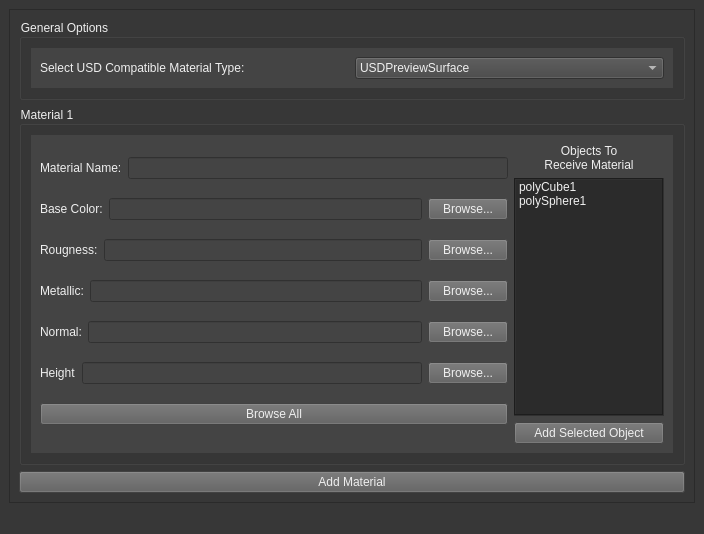
<?xml version="1.0" encoding="UTF-8"?>
<ui version="4.0">
 <class>MainWindow</class>
 <widget class="QMainWindow" name="MainWindow">
  <property name="geometry">
   <rect>
    <x>0</x>
    <y>0</y>
    <width>704</width>
    <height>534</height>
   </rect>
  </property>
  <property name="windowTitle">
   <string>Maya USD Substance Import</string>
  </property>
  <property name="styleSheet">
   <string notr="true">background-color: rgb(55, 55, 55);
color: rgb(239,239,239);</string>
  </property>
  <widget class="QWidget" name="centralwidget">
   <layout class="QVBoxLayout" name="verticalLayout">
    <item>
     <widget class="QScrollArea" name="scrollArea">
      <property name="widgetResizable">
       <bool>true</bool>
      </property>
      <widget class="QWidget" name="scrollAreaWidgetContents">
       <property name="geometry">
        <rect>
         <x>0</x>
         <y>0</y>
         <width>680</width>
         <height>459</height>
        </rect>
       </property>
       <layout class="QVBoxLayout" name="verticalLayout_2">
        <item>
         <widget class="QGroupBox" name="optionsGroup">
          <property name="title">
           <string>General Options</string>
          </property>
          <layout class="QVBoxLayout" name="verticalLayout_5">
           <item>
            <widget class="QWidget" name="widget_2" native="true">
             <property name="styleSheet">
              <string notr="true">background-color: rgb(68, 68, 68);</string>
             </property>
             <layout class="QVBoxLayout" name="verticalLayout_7">
              <item>
               <layout class="QHBoxLayout" name="horizontalLayout_2">
                <item>
                 <widget class="QLabel" name="matTypePrompt">
                  <property name="text">
                   <string>Select USD Compatible Material Type:</string>
                  </property>
                 </widget>
                </item>
                <item>
                 <widget class="QComboBox" name="comboBox">
                  <item>
                   <property name="text">
                    <string>USDPreviewSurface</string>
                   </property>
                  </item>
                  <item>
                   <property name="text">
                    <string>MaterialX</string>
                   </property>
                  </item>
                  <item>
                   <property name="text">
                    <string>Arnold Standard Surface</string>
                   </property>
                  </item>
                 </widget>
                </item>
               </layout>
              </item>
             </layout>
            </widget>
           </item>
          </layout>
         </widget>
        </item>
        <item>
         <widget class="QGroupBox" name="mat1Group">
          <property name="styleSheet">
           <string notr="true"/>
          </property>
          <property name="title">
           <string>Material 1</string>
          </property>
          <property name="flat">
           <bool>false</bool>
          </property>
          <property name="checkable">
           <bool>false</bool>
          </property>
          <layout class="QHBoxLayout" name="horizontalLayout_4">
           <item>
            <widget class="QWidget" name="widget" native="true">
             <property name="styleSheet">
              <string notr="true">background-color: rgb(68, 68, 68);</string>
             </property>
             <layout class="QVBoxLayout" name="verticalLayout_3">
              <item>
               <layout class="QHBoxLayout" name="horizontalLayout_3">
                <item>
                 <layout class="QVBoxLayout" name="verticalLayout_4">
                  <item>
                   <layout class="QHBoxLayout" name="horizontalLayout_7">
                    <item>
                     <widget class="QLabel" name="matNameLbl">
                      <property name="text">
                       <string>Material Name:</string>
                      </property>
                     </widget>
                    </item>
                    <item>
                     <widget class="QLineEdit" name="matNameTxt"/>
                    </item>
                   </layout>
                  </item>
                  <item>
                   <layout class="QHBoxLayout" name="horizontalLayout_6">
                    <item>
                     <widget class="QLabel" name="baseColorLbl">
                      <property name="text">
                       <string>Base Color:</string>
                      </property>
                     </widget>
                    </item>
                    <item>
                     <widget class="QLineEdit" name="baseColorTxt"/>
                    </item>
                    <item>
                     <widget class="QPushButton" name="baseColorBtn">
                      <property name="styleSheet">
                       <string notr="true">background-color: rgb(93, 93, 93);</string>
                      </property>
                      <property name="text">
                       <string>Browse...</string>
                      </property>
                     </widget>
                    </item>
                   </layout>
                  </item>
                  <item>
                   <layout class="QHBoxLayout" name="horizontalLayout_8">
                    <item>
                     <widget class="QLabel" name="roughnessLbl">
                      <property name="text">
                       <string>Rougness:</string>
                      </property>
                     </widget>
                    </item>
                    <item>
                     <widget class="QLineEdit" name="rougnessTxt"/>
                    </item>
                    <item>
                     <widget class="QPushButton" name="rougnessBtn">
                      <property name="styleSheet">
                       <string notr="true">background-color: rgb(93, 93, 93);</string>
                      </property>
                      <property name="text">
                       <string>Browse...</string>
                      </property>
                     </widget>
                    </item>
                   </layout>
                  </item>
                  <item>
                   <layout class="QHBoxLayout" name="horizontalLayout_9">
                    <item>
                     <widget class="QLabel" name="metallicLbl">
                      <property name="text">
                       <string>Metallic:</string>
                      </property>
                     </widget>
                    </item>
                    <item>
                     <widget class="QLineEdit" name="metallicTxt"/>
                    </item>
                    <item>
                     <widget class="QPushButton" name="metallicBtn">
                      <property name="styleSheet">
                       <string notr="true">background-color: rgb(93, 93, 93);</string>
                      </property>
                      <property name="text">
                       <string>Browse...</string>
                      </property>
                     </widget>
                    </item>
                   </layout>
                  </item>
                  <item>
                   <layout class="QHBoxLayout" name="horizontalLayout_10">
                    <item>
                     <widget class="QLabel" name="normalLbl">
                      <property name="text">
                       <string>Normal:</string>
                      </property>
                     </widget>
                    </item>
                    <item>
                     <widget class="QLineEdit" name="normalTxt"/>
                    </item>
                    <item>
                     <widget class="QPushButton" name="normalBtn">
                      <property name="styleSheet">
                       <string notr="true">background-color: rgb(93, 93, 93);</string>
                      </property>
                      <property name="text">
                       <string>Browse...</string>
                      </property>
                     </widget>
                    </item>
                   </layout>
                  </item>
                  <item>
                   <layout class="QHBoxLayout" name="horizontalLayout_11">
                    <item>
                     <widget class="QLabel" name="heightLbl">
                      <property name="text">
                       <string>Height</string>
                      </property>
                     </widget>
                    </item>
                    <item>
                     <widget class="QLineEdit" name="heightTxt"/>
                    </item>
                    <item>
                     <widget class="QPushButton" name="heightBtn">
                      <property name="styleSheet">
                       <string notr="true">background-color: rgb(93, 93, 93);</string>
                      </property>
                      <property name="text">
                       <string>Browse...</string>
                      </property>
                     </widget>
                    </item>
                   </layout>
                  </item>
                  <item>
                   <widget class="QPushButton" name="browseAllBtn">
                    <property name="styleSheet">
                     <string notr="true">background-color: rgb(93, 93, 93);</string>
                    </property>
                    <property name="text">
                     <string>Browse All</string>
                    </property>
                   </widget>
                  </item>
                 </layout>
                </item>
                <item>
                 <layout class="QVBoxLayout" name="verticalLayout_6">
                  <item>
                   <widget class="QLabel" name="objPromptLbl">
                    <property name="text">
                     <string>Objects To 
Receive Material</string>
                    </property>
                    <property name="alignment">
                     <set>Qt::AlignCenter</set>
                    </property>
                   </widget>
                  </item>
                  <item>
                   <widget class="QListWidget" name="objList">
                    <property name="sizePolicy">
                     <sizepolicy hsizetype="Fixed" vsizetype="Expanding">
                      <horstretch>0</horstretch>
                      <verstretch>0</verstretch>
                     </sizepolicy>
                    </property>
                    <property name="maximumSize">
                     <size>
                      <width>150</width>
                      <height>16777215</height>
                     </size>
                    </property>
                    <property name="styleSheet">
                     <string notr="true">background-color: rgb(43, 43, 43);
</string>
                    </property>
                    <property name="frameShape">
                     <enum>QFrame::Box</enum>
                    </property>
                    <item>
                     <property name="text">
                      <string>polyCube1</string>
                     </property>
                    </item>
                    <item>
                     <property name="text">
                      <string>polySphere1</string>
                     </property>
                    </item>
                   </widget>
                  </item>
                  <item>
                   <widget class="QPushButton" name="addObjBtn">
                    <property name="styleSheet">
                     <string notr="true">background-color: rgb(93, 93, 93);</string>
                    </property>
                    <property name="text">
                     <string>Add Selected Object</string>
                    </property>
                   </widget>
                  </item>
                 </layout>
                </item>
               </layout>
              </item>
             </layout>
            </widget>
           </item>
          </layout>
         </widget>
        </item>
        <item>
         <widget class="QPushButton" name="addMatBtn">
          <property name="styleSheet">
           <string notr="true">background-color: rgb(93, 93, 93);</string>
          </property>
          <property name="text">
           <string>Add Material</string>
          </property>
         </widget>
        </item>
       </layout>
      </widget>
     </widget>
    </item>
   </layout>
  </widget>
  <widget class="QMenuBar" name="menubar">
   <property name="geometry">
    <rect>
     <x>0</x>
     <y>0</y>
     <width>704</width>
     <height>26</height>
    </rect>
   </property>
  </widget>
  <widget class="QStatusBar" name="statusbar"/>
 </widget>
 <resources/>
 <connections/>
</ui>
